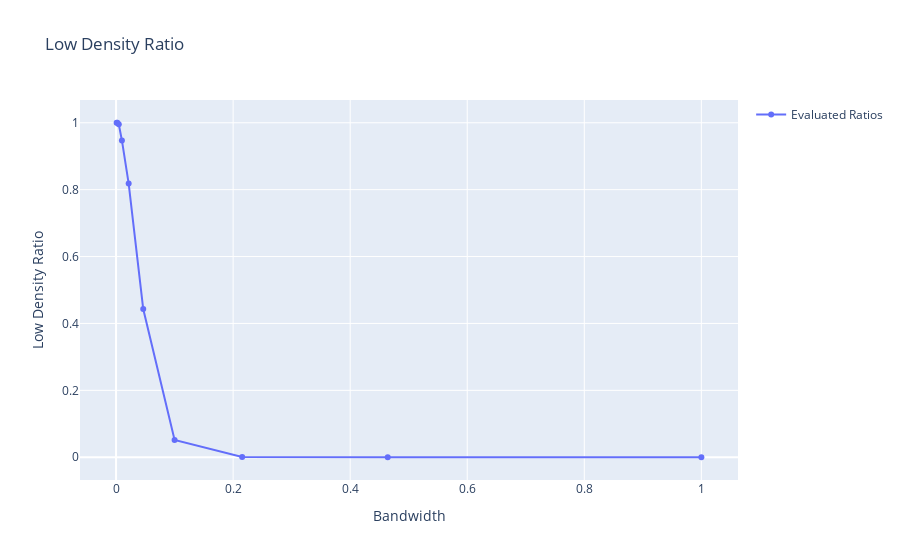

Notebook source saved alongside this figure:
### Code cell
plot_ratio(bandwidths, ratios)

### Figure 1 — Plotly figure (JSON) as saved in the notebook; plotly's stock layout.template omitted (floating-point values rounded to 4 significant figures)
{"data": [{"mode": "lines+markers", "name": "Evaluated Ratios", "type": "scatter", "x": [0.001, 0.002154, 0.004642, 0.01, 0.02154, 0.04642, 0.1, 0.2154, 0.4642, 1], "y": [1.0, 1.0, 0.9957, 0.9471, 0.8181, 0.4431, 0.0517, 0.0009535, 0, 0]}], "layout": {"hovermode": "closest", "showlegend": true, "title": {"text": "Low Density Ratio"}, "xaxis": {"anchor": "y", "domain": [0, 1], "title": {"text": "Bandwidth"}}, "yaxis": {"anchor": "x", "domain": [0, 1], "title": {"text": "Low Density Ratio"}}}}
